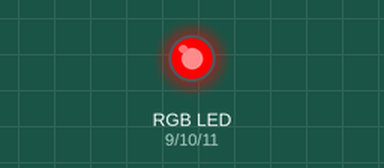
This sketch was run on a simulated Arduino Uno, built with avr-gcc and run on an emulated ATmega328P. On the bench: an RGB LED mixed from three pins (HIGH = lit).

Above: at 0.5 s.
At 1.5 s:
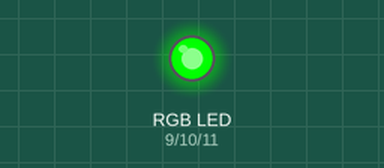
At 5.5 s:
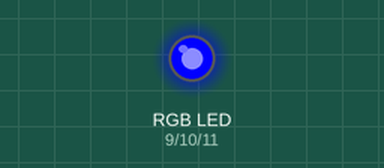
Timing chart, 0 to 6.9 s (numbered marks = the images above):
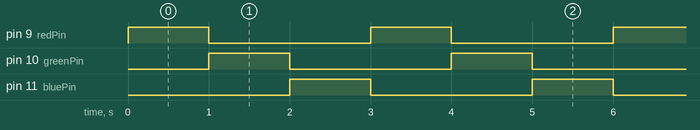

The sketch:

RGB_LED_Alternating.ino
```cpp
// Experiment 1: Interface RGB LED with Arduino board
// This program alternates the RGB LED colors with a delay

const int redPin = 9;   // Red LED connected to pin 9
const int greenPin = 10; // Green LED connected to pin 10
const int bluePin = 11;  // Blue LED connected to pin 11

void setup() {
    pinMode(redPin, OUTPUT);
    pinMode(greenPin, OUTPUT);
    pinMode(bluePin, OUTPUT);
}

void loop() {
    digitalWrite(redPin, HIGH);   // Turn on Red
    digitalWrite(greenPin, LOW);
    digitalWrite(bluePin, LOW);
    delay(1000);

    digitalWrite(redPin, LOW);
    digitalWrite(greenPin, HIGH); // Turn on Green
    delay(1000);

    digitalWrite(greenPin, LOW);
    digitalWrite(bluePin, HIGH);  // Turn on Blue
    delay(1000);
}
```

Measured:
- by itself, pin 9 (redPin), pin 10 (greenPin), pin 11 (bluePin): alternates HIGH for 1.0 s and LOW for 2.0 s
- by itself, everything shown: repeats every 3.0 s, in 3 steps
